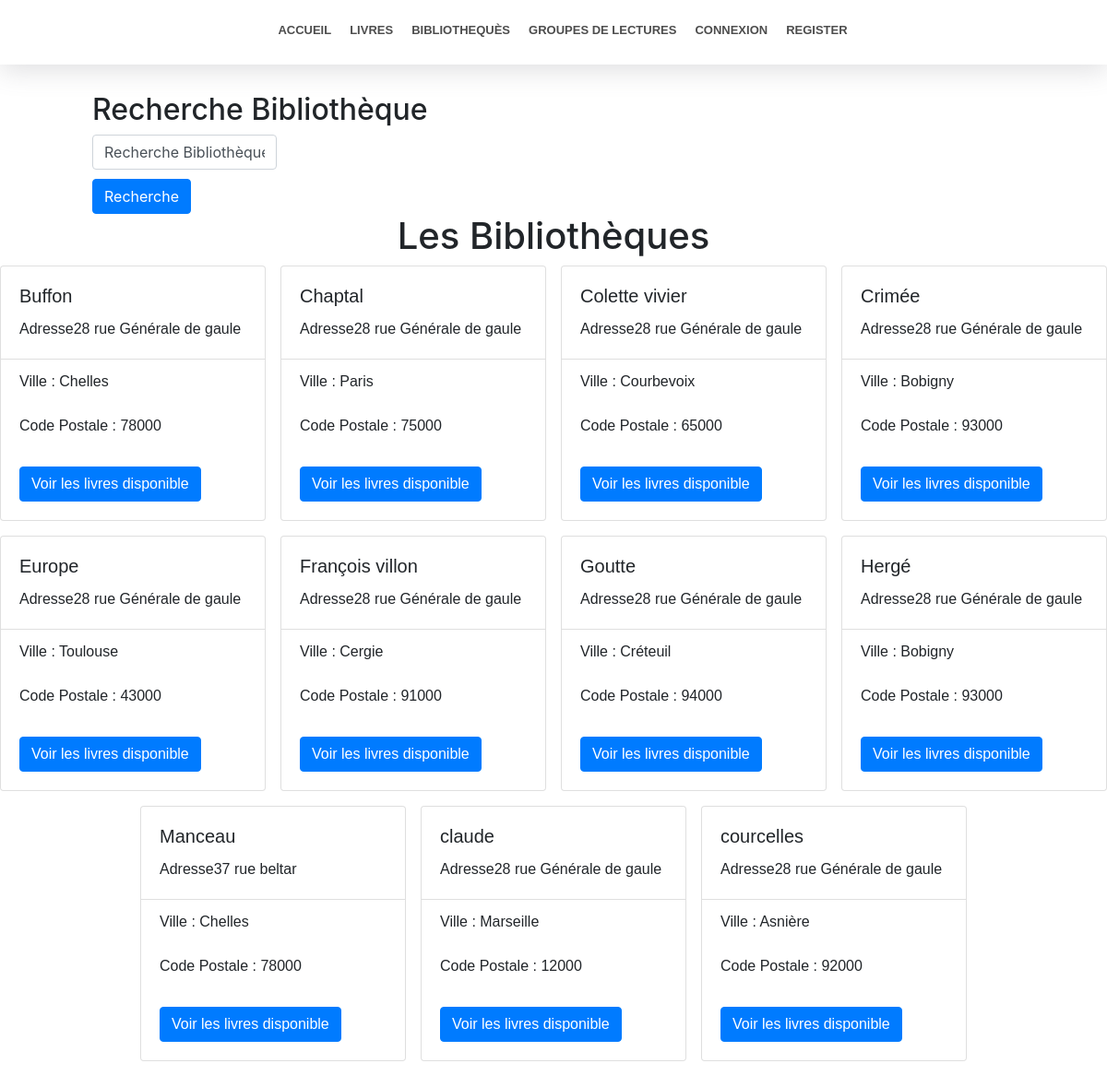
/bibliotheques, run on the app's committed database.
### accounts/models.py (models this page shows, shortened)
class Biliotheque(models.Model):
    name = models.CharField(max_length=60)
    adresse = models.CharField(max_length=60)
    ville = models.CharField(max_length=50)
    cp = models.CharField(max_length=60)

### livre/views.py (the view)
# urls.py: path('bibliotheques', livre_views.bibliotheques,name="bibliotheques"),
def bibliotheques(request):
    context = {}
    context["bibliotheques"] = Biliotheque.objects.order_by("name")
    return render(request, 'bibliotheque/index.html', context=context)

### templates/bibliotheque/index.html (shortened to what this page needs)
{% extends 'index.html' %}
{% block content %}
    <div style="height: 100px"></div>
    <form method="GET" action="{% url 'bibliotheque_search' %}" style="margin-left: 100px">
        <h2>Recherche Bibliothèque</h2>
        <div style="max-width: 200px;">
            <select class="form-control selectpicker" name="id" data-live-search="true">
                <option value="">Recherche Bibliothèque</option>
            </select>
        </div>
        <div style="height: 10px"></div>
        <button class="btn btn-primary" type="submit">Recherche</button>
    </form>
    <h1 class="text-center">Les Bibliothèques</h1>
    <section style="max-width: 1400px;margin: auto;">
        <div class="d-flex flex-wrap justify-content-center gap-3">
            {% for bibliotheque in bibliotheques %}
                <div class="card" style="width: 18rem;min-width: 286px;">
                      <div class="card-body">
                        <h5 class="card-title">{{ bibliotheque.name }}</h5>
                        <p class="card-text">Adresse{{ bibliotheque.adresse }}</p>
                      </div>
                      <ul class="list-group list-group-flush">
                          <li class="list-group-item">Ville : {{ bibliotheque.ville }}</li>
                          <li class="list-group-item">Code Postale : {{ bibliotheque.cp }}</li>
                      </ul>
                      <div class="card-body">
                            <a href="bibliotheque/livres?id={{ bibliotheque.pk }}" class="btn btn-primary">Voir les livres disponible</a>
                      </div>
                </div>
            {% endfor %}
        </div>
    </section>
{% endblock %}

### static/css/main.css (style rules this page uses)
section { font-family: "Public Sans", sans-serif; }
body { margin: 0; }

### data on the page
Biliotheque: name "Buffon", adresse "28 rue Générale de gaule", ville "Chelles", cp "78000"
Biliotheque: name "Chaptal", adresse "28 rue Générale de gaule", ville "Paris", cp "75000"
Biliotheque: name "Colette vivier", adresse "28 rue Générale de gaule", ville "Courbevoix", cp "65000"
Biliotheque: name "Crimée", adresse "28 rue Générale de gaule", ville "Bobigny", cp "93000"
Biliotheque: name "Europe", adresse "28 rue Générale de gaule", ville "Toulouse", cp "43000"
Biliotheque: name "François villon", adresse "28 rue Générale de gaule", ville "Cergie", cp "91000"
Biliotheque: name "Goutte", adresse "28 rue Générale de gaule", ville "Créteuil", cp "94000"
Biliotheque: name "Hergé", adresse "28 rue Générale de gaule", ville "Bobigny", cp "93000"
Biliotheque: name "Manceau", adresse "37 rue beltar", ville "Chelles", cp "78000"
Biliotheque: name "claude", adresse "28 rue Générale de gaule", ville "Marseille", cp "12000"
Biliotheque: name "courcelles", adresse "28 rue Générale de gaule", ville "Asnière", cp "92000"
